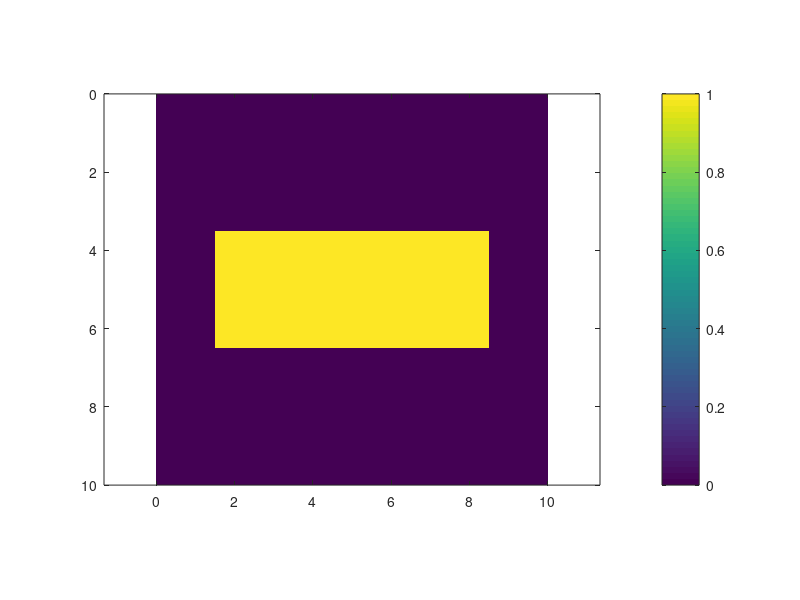

The MATLAB source for this figure:
% demonstrate_rectangles.m

% INITIALIZE MATLAB
close all;
clc;
clear all;

%%%%%%%%%%%%%%%%%%%%%%%%%%%%%%%%%%%%%%%%%%%%%%%%%%%%%%%%%%%%%%%%%%%%%%%%%%%
%% DASHBOARD
%%%%%%%%%%%%%%%%%%%%%%%%%%%%%%%%%%%%%%%%%%%%%%%%%%%%%%%%%%%%%%%%%%%%%%%%%%%

% GRID PARAMETERS
Sx = 10;
Sy = 10;

Nx = 100;
Ny = round(Nx*Sy/Sx);


% RECTANGLE PARAMETERS
wx = 7;
wy = 3;

%%%%%%%%%%%%%%%%%%%%%%%%%%%%%%%%%%%%%%%%%%%%%%%%%%%%%%%%%%%%%%%%%%%%%%%%%%%
%% CALCULATE A GRID
%%%%%%%%%%%%%%%%%%%%%%%%%%%%%%%%%%%%%%%%%%%%%%%%%%%%%%%%%%%%%%%%%%%%%%%%%%%

% CALCULATE GRID RESOLUTION
dx = Sx/Nx;
dy = Sy/Ny;

% CALCULATE AXIS VECTORS
xa = [0.5:Nx-0.5]*dx;
ya = [0.5:Ny-0.5]*dy;

%%%%%%%%%%%%%%%%%%%%%%%%%%%%%%%%%%%%%%%%%%%%%%%%%%%%%%%%%%%%%%%%%%%%%%%%%%%
%% BUILD RECTANGLE ON GRID
%%%%%%%%%%%%%%%%%%%%%%%%%%%%%%%%%%%%%%%%%%%%%%%%%%%%%%%%%%%%%%%%%%%%%%%%%%%

% INITIALIZE ARRAY TO ALL ZEROS
A = zeros(Nx, Ny);

% STOP/START INDICES
nx = round(wx/dx);
nx1 = 1 + floor((Nx - nx)/2);
nx2 = nx1 + nx - 1;

ny = round(wy/dy);
ny1 = 1 + floor((Ny - ny)/2);
ny2 = ny1 + ny - 1;


% INCORPORATE RECTANGLE
A(nx1:nx2, ny1:ny2) = 1;


%%%%%%%%%%%%%%%%%%%%%%%%%%%%%%%%%%%%%%%%%%%%%%%%%%%%%%%%%%%%%%%%%%%%%%%%%%%
%% DISPLAY ARRAY A
%%%%%%%%%%%%%%%%%%%%%%%%%%%%%%%%%%%%%%%%%%%%%%%%%%%%%%%%%%%%%%%%%%%%%%%%%%%

% SHOW A
imagesc(xa, ya, A.');

% SET VIEW
axis equal tight;
colorbar;





















